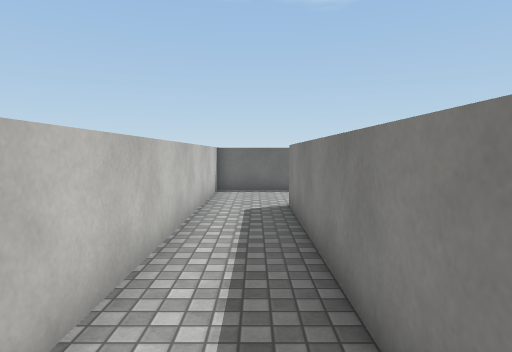
View 1 (above)

13 first-person views from a walk through a 3-D level made in the Unity game engine. The camera is 1.5 m above the floor, tilts 4° down and sees 75° across. The floor is counted in squares, 1 m on a side. Each view is taken from the middle of a square. On the plan, view 1 faces up. The plan holds only what a view shows up to about 15 squares ahead; the rest is blank. The place goes on beyond the plan. Surface patterns are stand-ins for the level's own textures.

View 2
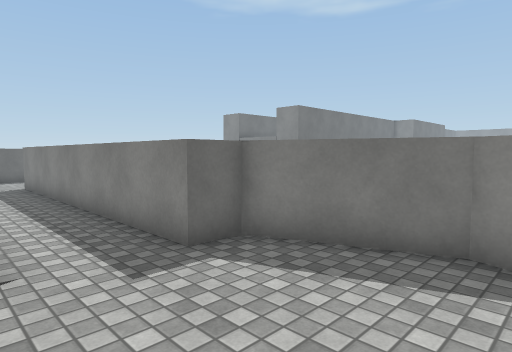

View 3
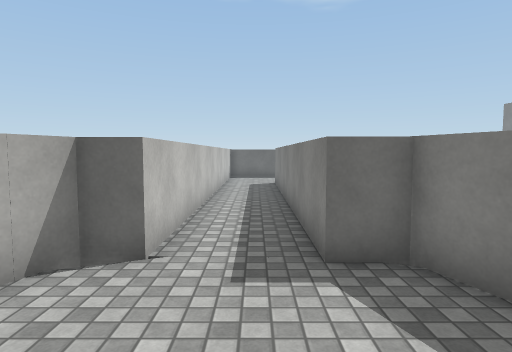

View 4
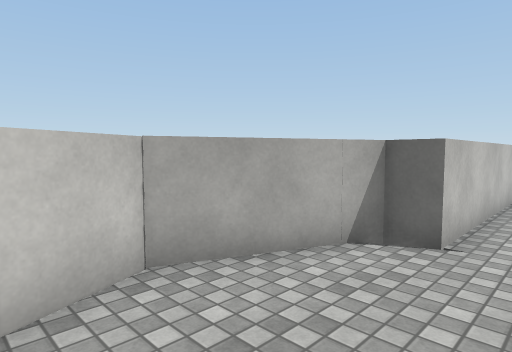

View 5
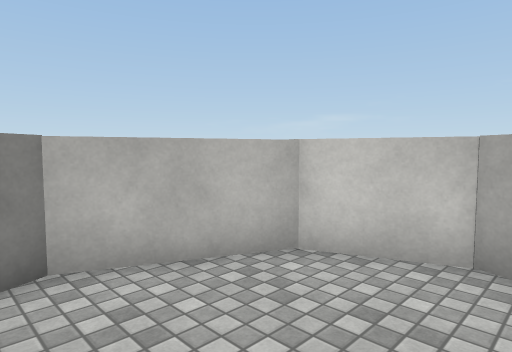

View 6
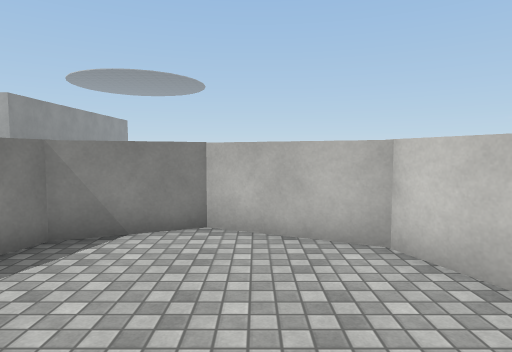

View 7
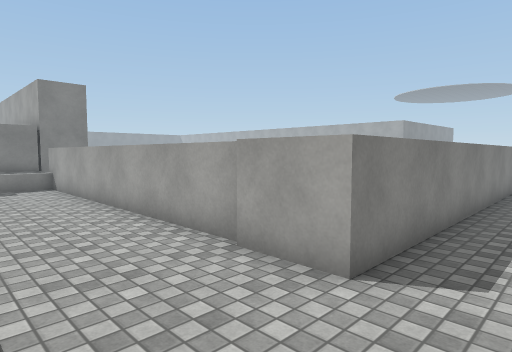

View 8
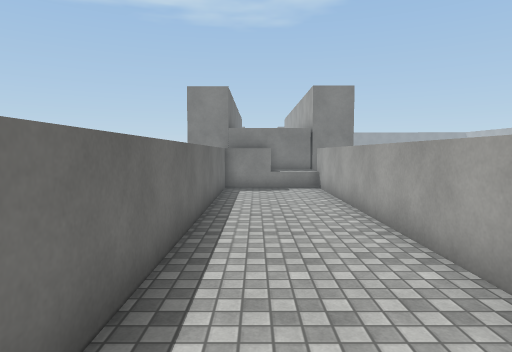

View 9
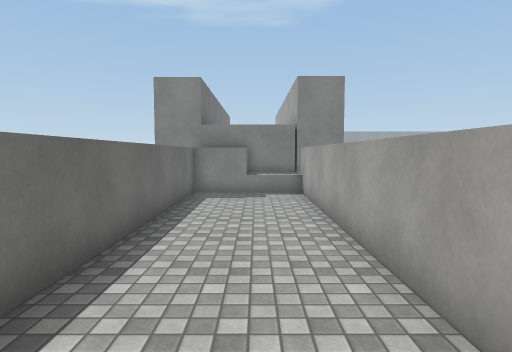

View 10
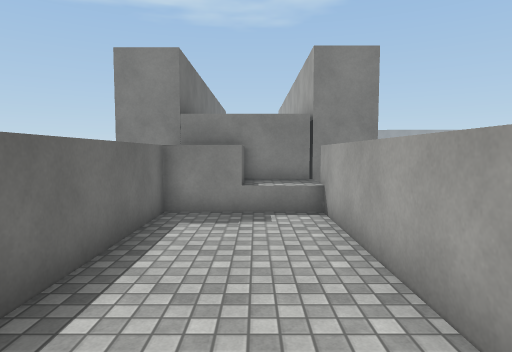

View 11
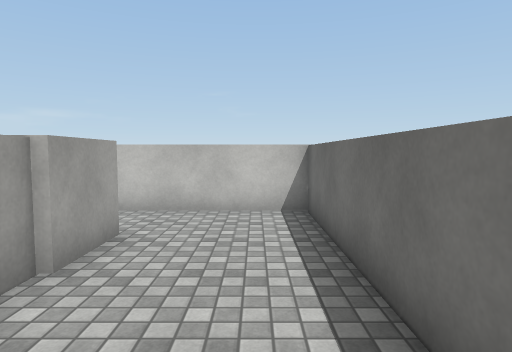

View 12
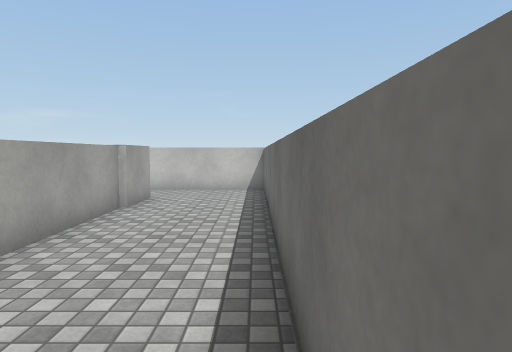

View 13
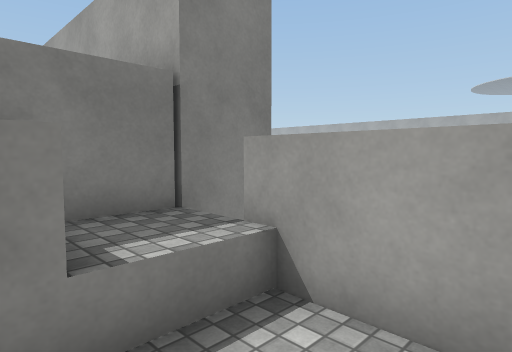

### Floor plan
Points are (right, up) in squares from view 1. A wall is a line through its corners. A room is listed if a view was taken in it or the views show most of it. See-through windows are left out.
Room 1 (views 1, 2, 3, 4, 5, 6)
walls: (3.2, -6.3) (3.4, -5.9) (2.1, -2.4) (0.9, -2.4) (0.9, 9.5); (-1.6, 10.6) (-1.6, -2.4) (-2.5, -2.4) (-4, -6) (-3.1, -8.2) (0, -9.6) (2.5, -8.5) (2.8, -7.8)
ways out: opening at (-0.5, 9.5) to room 2
Room 2 (views 7, 8, 9, 10, 11, 12, 13)
walls: (2.9, 9.3) (15, 9.3); (0.9, 9.5) (3, 9.5); (14.4, 9.2) (14.4, 13.3) (-1.6, 13.3) (-1.6, 10.6); (16.4, 7.9) (16.4, 11.3) (14.6, 11.3)
ways out: opening at (-0.5, 9.5) to room 1

Where each view was taken, in squares from view 1:
view 1: 0 up, 0 right, facing up
view 2: 7 down, 2 left, facing up-right
view 3: 7 down, 0 right, facing up
view 4: 8 down, 0 right, facing up-left
view 5: 5 down, 1 right, facing down-left
view 6: 3 down, 1 left, facing down
view 7: 13 up, 1 left, facing down-right
view 8: 12 up, 0 right, facing right
view 9: 11 up, 2 right, facing right
view 10: 11 up, 6 right, facing right
view 11: 12 up, 7 right, facing left
view 12: 13 up, 12 right, facing left
view 13: 12 up, 12 right, facing down-right
